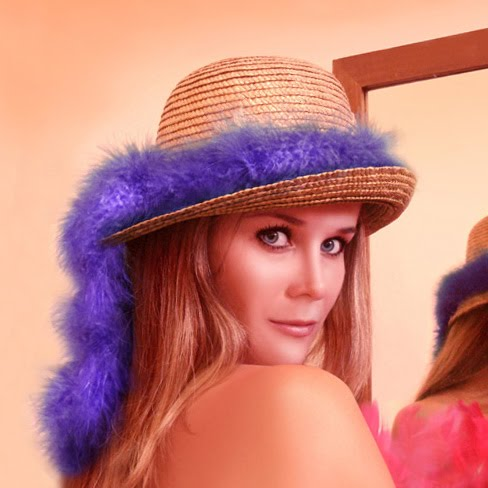
#> input picture Digital Image Processing/ILena.jpg, 488 x 488 px, found by its file name
$ jupyter execute Lab9.ipynb
#> lines starting #> are read from the running program, lines starting #| are printed output that depends on the picture; after the words box and inside, x2 and y2 are one past the last pixel; in counts of white or black regions, pixels touching at a corner belong together
[cell 1]
import cv2
import numpy as np
img = cv2.imread("C:\\Academics\\Python\\Digital Image Processing\\ILena.jpg", 0)
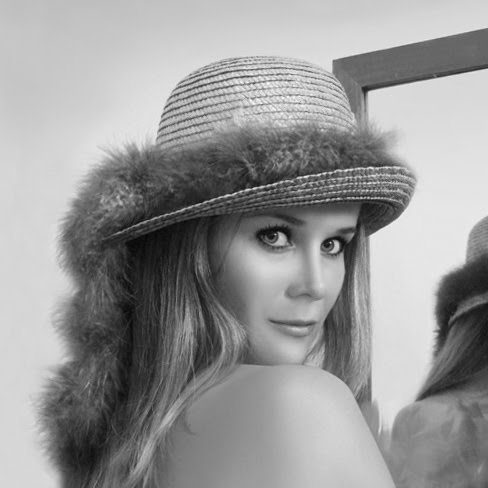
#> img: shape (488, 488); min 5, max 255, mean 151.6
_, binary = cv2.threshold(img, 127, 255, cv2.THRESH_BINARY)
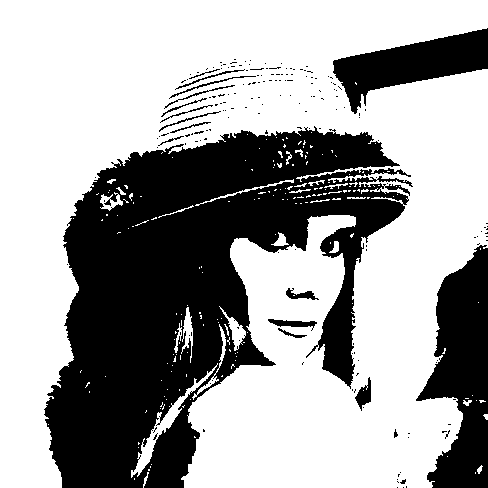
#> binary: shape (488, 488); 63.3% white; 180 black regions (163 under 20 px), largest, box (x1, y1, x2, y2) and area: (44, 126, 413, 488) 68690, (416, 245, 488, 488) 10558, (333, 28, 488, 114) 6000
kernel = np.ones((5,5), np.uint8)
erosion = cv2.erode(binary, kernel, iterations=1)
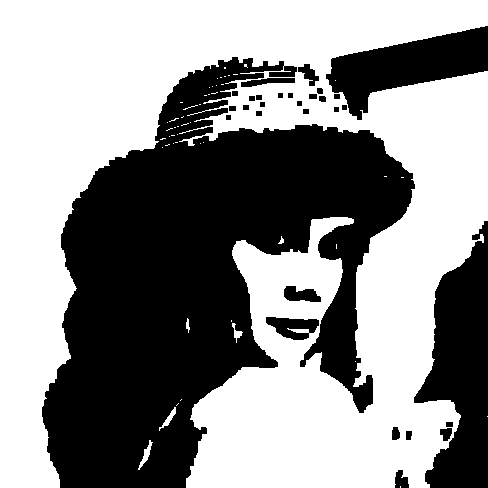
#> erosion: shape (488, 488); 55.8% white; 30 black regions, largest, box (x1, y1, x2, y2) and area: (42, 57, 415, 488) 83526, (414, 221, 488, 488) 11824, (326, 26, 488, 120) 7154
dilation = cv2.dilate(binary, kernel, iterations=1)
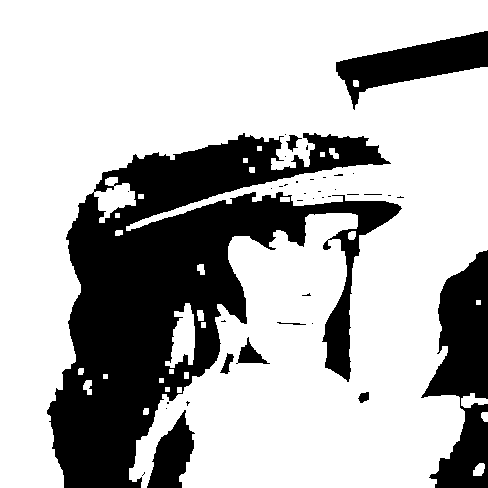
#> dilation: shape (488, 488); 70.9% white; 39 black regions (30 under 20 px), largest, box (x1, y1, x2, y2) and area: (47, 133, 402, 488) 52002, (421, 250, 488, 488) 9199, (336, 31, 488, 110) 5055
cv2.imshow("Binary", binary)
cv2.imshow("Erosion", erosion)
cv2.imshow("Dilation", dilation)
cv2.waitKey(0)
cv2.destroyAllWindows()

[cell 2]
import matplotlib.pyplot as plt

titles = ['Original', 'Binary', 'Erosion', 'Dilation']
images = [img, binary, erosion, dilation]

plt.figure(figsize=(12, 6))
for i in range(4):
    plt.subplot(1, 4, i+1)
    plt.imshow(images[i], cmap='gray')
    plt.title(titles[i])
    plt.axis('off')
plt.tight_layout()
plt.show()

$ run again, with Digital Image Processing/CameraMan.jpg copied over Digital Image Processing/ILena.jpg
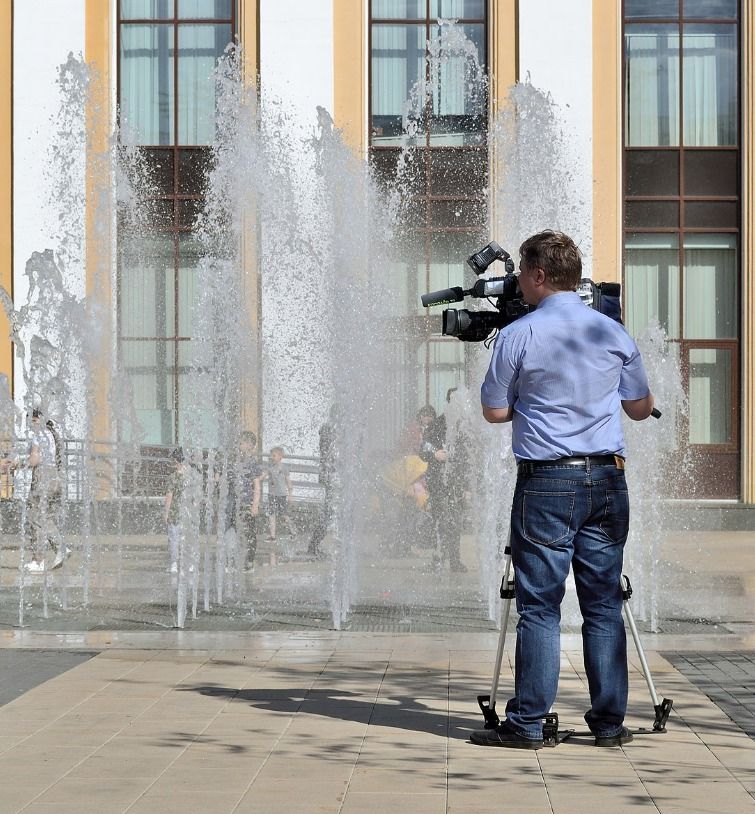
#> input picture Digital Image Processing/CameraMan.jpg, 755 x 814 px, found by its file name
#> `_, binary = cv2.threshold(img, 127, 255, cv2.THRESH_BINARY)`:
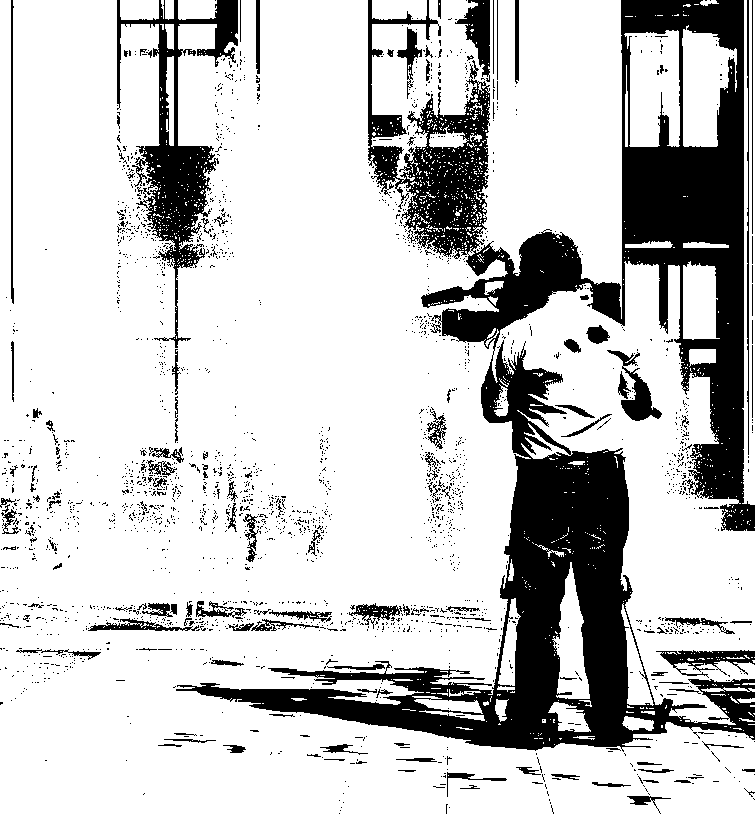
#> binary: shape (814, 755); 78.4% white; 2306 black regions (2168 under 20 px), largest, box (x1, y1, x2, y2) and area: (176, 0, 755, 752) 100829, (117, 0, 238, 348) 9949, (455, 0, 490, 82) 1310
#> erosion: shape (814, 755); 62.4% white; 214 black regions, largest, box (x1, y1, x2, y2) and area: (81, 0, 755, 814) 163669, (115, 0, 247, 504) 25059, (223, 452, 334, 572) 5251
#> `dilation = cv2.dilate(binary, kernel, iterations=1)`:
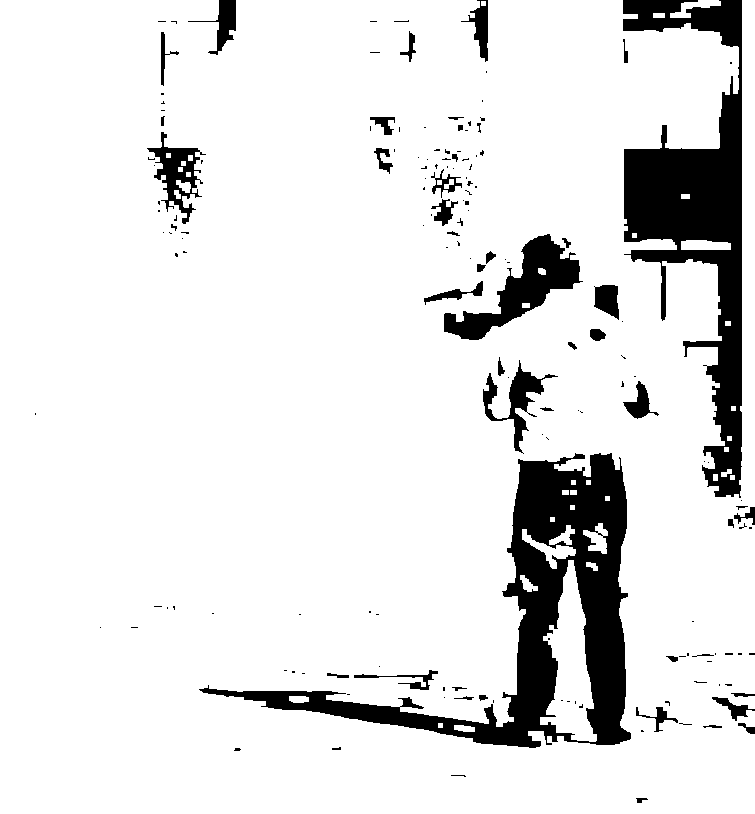
#> dilation: shape (814, 755); 89% white; 162 black regions (114 under 20 px), largest, box (x1, y1, x2, y2) and area: (199, 453, 631, 748) 28304, (623, 0, 742, 498) 23420, (444, 234, 583, 340) 4868

$ run again, with Digital Image Processing/FullMoon.jpg copied over Digital Image Processing/ILena.jpg
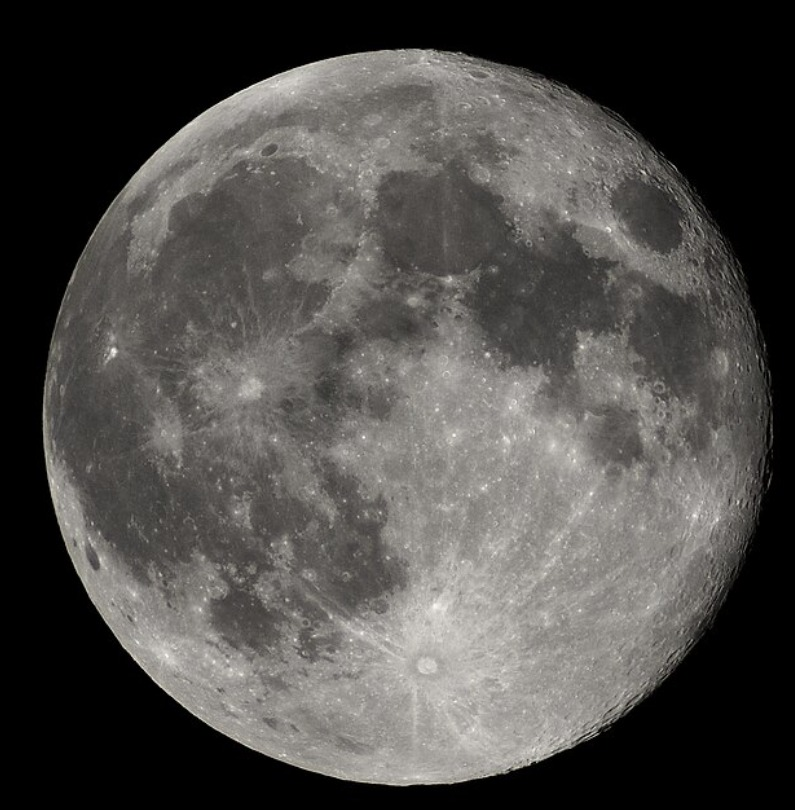
#> input picture Digital Image Processing/FullMoon.jpg, 795 x 810 px, found by its file name
#> `_, binary = cv2.threshold(img, 127, 255, cv2.THRESH_BINARY)`:
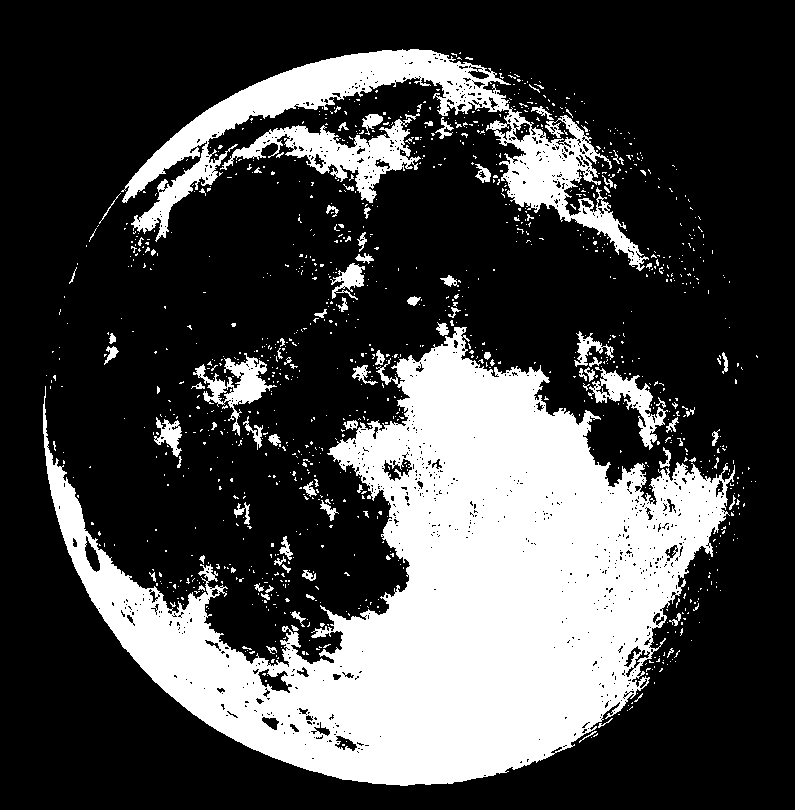
#> binary: shape (810, 795); 27.5% white; 1197 white regions (1105 under 20 px), largest, box (x1, y1, x2, y2) and area: (43, 327, 735, 786) 134644, (121, 49, 649, 271) 22526, (220, 118, 421, 203) 5244
#> erosion: shape (810, 795); 19.2% white; 149 white regions (120 under 20 px), largest, box (x1, y1, x2, y2) and area: (48, 340, 725, 784) 108677, (128, 51, 468, 195) 8145, (509, 137, 576, 203) 1972
#> dilation: shape (810, 795); 37.3% white; 176 white regions, largest, box (x1, y1, x2, y2) and area: (41, 273, 747, 788) 167266, (84, 47, 677, 284) 50004, (189, 224, 376, 453) 9278
#> `plt.show()`:
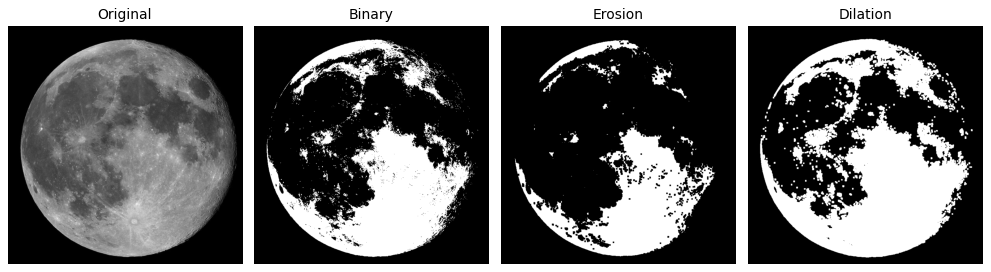
#> figure drawn by matplotlib, 4 panels

$ run again, with Digital Image Processing/Lab1.jpg copied over Digital Image Processing/ILena.jpg
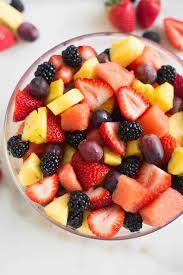
#> input picture Digital Image Processing/Lab1.jpg, 183 x 275 px, found by its file name
#> `_, binary = cv2.threshold(img, 127, 255, cv2.THRESH_BINARY)`:
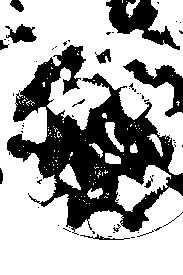
#> binary: shape (275, 183); 66.9% white; 59 black regions (45 under 20 px), largest, box (x1, y1, x2, y2) and area: (7, 45, 183, 235) 12872, (106, 0, 180, 50) 1613, (123, 59, 183, 117) 1137
#> erosion: shape (275, 183); 50.6% white; 11 black regions (1 under 20 px), largest, box (x1, y1, x2, y2) and area: (5, 38, 183, 242) 20852, (104, 0, 182, 52) 2349, (0, 22, 39, 52) 755
#> `dilation = cv2.dilate(binary, kernel, iterations=1)`:
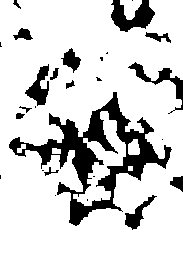
#> dilation: shape (275, 183); 83.3% white; 27 black regions (12 under 20 px), largest, box (x1, y1, x2, y2) and area: (9, 92, 172, 226) 5324, (111, 0, 155, 32) 795, (128, 62, 183, 114) 552
